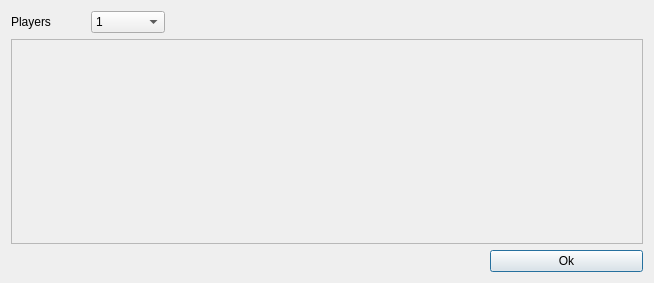
<?xml version="1.0" encoding="UTF-8"?>
<ui version="4.0">
 <class>PlayerSettingsDialog</class>
 <widget class="QDialog" name="PlayerSettingsDialog">
  <property name="windowModality">
   <enum>Qt::WindowModality::WindowModal</enum>
  </property>
  <property name="geometry">
   <rect>
    <x>0</x>
    <y>0</y>
    <width>654</width>
    <height>283</height>
   </rect>
  </property>
  <property name="focusPolicy">
   <enum>Qt::FocusPolicy::NoFocus</enum>
  </property>
  <property name="windowTitle">
   <string>Player settings</string>
  </property>
  <property name="modal">
   <bool>true</bool>
  </property>
  <layout class="QGridLayout" name="gridLayout">
   <item row="1" column="0" colspan="8">
    <widget class="QScrollArea" name="players">
     <property name="widgetResizable">
      <bool>true</bool>
     </property>
     <widget class="QWidget" name="playerscomon">
      <property name="geometry">
       <rect>
        <x>0</x>
        <y>0</y>
        <width>634</width>
        <height>201</height>
       </rect>
      </property>
      <layout class="QVBoxLayout" name="verticalLayout_2">
       <property name="leftMargin">
        <number>0</number>
       </property>
       <property name="topMargin">
        <number>0</number>
       </property>
       <property name="rightMargin">
        <number>0</number>
       </property>
       <property name="bottomMargin">
        <number>0</number>
       </property>
       <item>
        <layout class="QVBoxLayout" name="playersLayout"/>
       </item>
      </layout>
     </widget>
    </widget>
   </item>
   <item row="0" column="0">
    <widget class="QLabel" name="label">
     <property name="text">
      <string>Players</string>
     </property>
    </widget>
   </item>
   <item row="0" column="1">
    <widget class="QComboBox" name="playersCount">
     <property name="currentText">
      <string notr="true">1</string>
     </property>
     <item>
      <property name="text">
       <string>1</string>
      </property>
     </item>
     <item>
      <property name="text">
       <string notr="true">2</string>
      </property>
     </item>
     <item>
      <property name="text">
       <string notr="true">3</string>
      </property>
     </item>
     <item>
      <property name="text">
       <string notr="true">4</string>
      </property>
     </item>
     <item>
      <property name="text">
       <string notr="true">5</string>
      </property>
     </item>
     <item>
      <property name="text">
       <string notr="true">6</string>
      </property>
     </item>
     <item>
      <property name="text">
       <string notr="true">7</string>
      </property>
     </item>
     <item>
      <property name="text">
       <string notr="true">8</string>
      </property>
     </item>
    </widget>
   </item>
   <item row="2" column="6" colspan="2">
    <widget class="QPushButton" name="pushButton">
     <property name="text">
      <string>Ok</string>
     </property>
    </widget>
   </item>
  </layout>
 </widget>
 <resources/>
 <connections/>
</ui>
